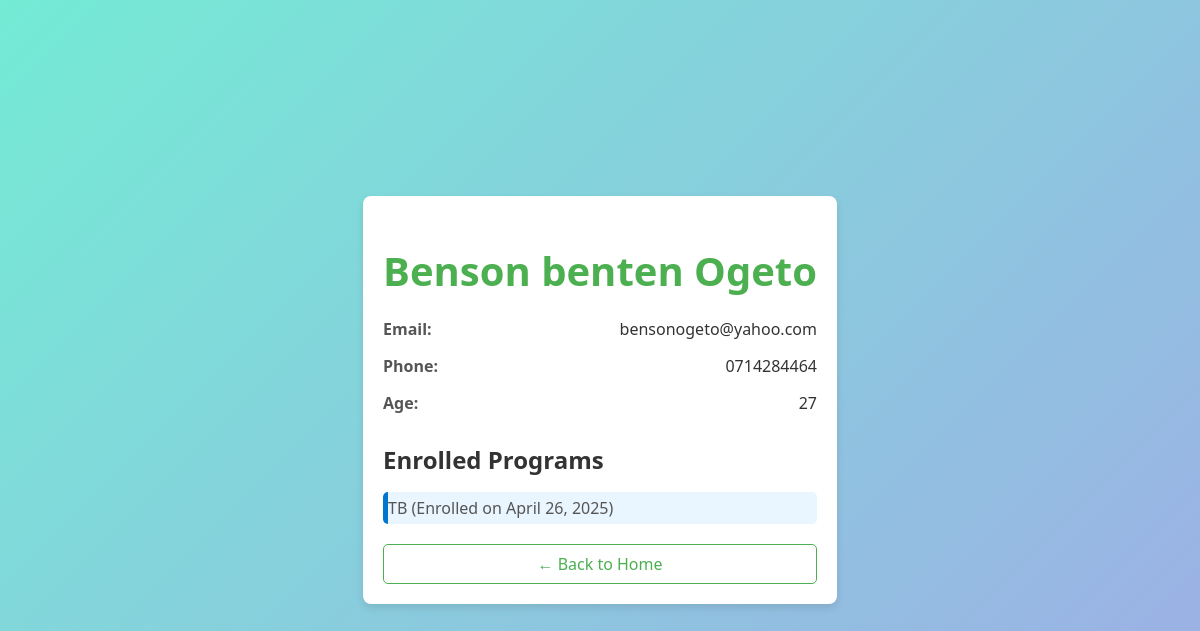
Page /client/2/ on the committed database.
### health_system/models.py (models this page shows, shortened)
class Client(models.Model):
    first_name = models.CharField(max_length=50, blank=True, null=True)
    middle_name = models.CharField(max_length=50, blank=True, null=True)
    last_name = models.CharField(max_length=50, blank=True, null=True)
    age = models.PositiveIntegerField(default=18)
    email = models.EmailField(default="example@example.com", unique=True)
    phone = models.CharField(max_length=20, unique=True)

class Enrollment(models.Model):
    client = models.ForeignKey(Client, on_delete=models.CASCADE)
    program = models.ForeignKey(HealthProgram, on_delete=models.CASCADE)
    date_enrolled = models.DateField(auto_now_add=True)
    class Meta:
        unique_together = ('client', 'program')  # Optional but good!

class HealthProgram(models.Model):
    name = models.CharField(max_length=100)

### health_system/views.py (the view)
# urls.py: path('client/<int:pk>/', views.client_profile, name='client_profile'),
def client_profile(request, pk):
    client = get_object_or_404(Client, pk=pk)
    enrollments = Enrollment.objects.filter(client=client)
    return render(request, 'core/client_profile.html', {'client': client, 'enrollments': enrollments})

### templates/core/client_profile.html (shortened to what this page needs)
{% load static %}
<!DOCTYPE html>
<html lang="en">
<head>
    <link rel="stylesheet" href="{% static 'core/style.css' %}">
</head>
<body>
<div class="profile-container">
    <div class="profile-header">
        <h1>{{ client.first_name }} {% if client.middle_name %}{{ client.middle_name }}{% endif %} {{ client.last_name }}</h1>
    </div>
    <div class="profile-details">
        <div class="profile-item">
            <label>Email:</label>
            <span>{{ client.email|default:"N/A" }}</span>
        </div>
        <div class="profile-item">
            <label>Phone:</label>
            <span>{{ client.phone|default:"N/A" }}</span>
        </div>
        <div class="profile-item">
            <label>Age:</label>
            <span>{{ client.age }}</span>
        </div>
    </div>
    <div class="profile-enrollments">
        <h3>Enrolled Programs</h3>
        <ul>
            {% for enrollment in enrollments %}
                <li>{{ enrollment.program.name }} (Enrolled on {{ enrollment.date_enrolled }})</li>
            {% empty %}
                <li>No programs enrolled yet.</li>
            {% endfor %}
        </ul>
    </div>
    <a class="back-link" href="{% url 'home' %}">← Back to Home</a>
</div>
</body>
</html>

### static/core/style.css (style rules this page uses)
body { font-family: 'Segoe UI', sans-serif; background-color: #f0f2f5; margin: 0; padding: 0; }
ul { list-style: none; padding-left: 0; }
ul li { background: #e9f5ff; margin-bottom: 10px; padding: 10px; border-left: 5px solid #0077cc; border-radius: 5px; }
.back-link { display: inline-block; margin-top: 20px; color: #0077cc; text-decoration: none; }
body { background: linear-gradient(135deg, #74ebd5 0%, #9face6 100%); font-family: 'Segoe UI', sans-serif; display: flex; justify-content: center; align-items: center; height: 100vh; margin: 0; }
.back-link { display: block; text-align: center; margin-top: 15px; color: #555; text-decoration: none; font-size: 14px; }
.back-link { display: inline-block; margin-top: 20px; color: #333; }
body { font-family: 'Arial', sans-serif; background-color: #f4f7fa; margin: 0; padding: 0; color: #333; }
.profile-container { max-width: 800px; margin: 30px auto; padding: 20px; background-color: #ffffff; border-radius: 8px; box-shadow: 0 4px 8px rgba(0, 0, 0, 0.1); }
.profile-details { margin-bottom: 20px; }
.profile-item { display: flex; justify-content: space-between; margin: 10px 0; }
.profile-item label { font-weight: bold; color: #555; }
.profile-item span { font-size: 1rem; color: #333; }
.profile-enrollments h3 { font-size: 1.5rem; color: #333; margin-bottom: 10px; }
.profile-enrollments ul { list-style-type: none; padding-left: 0; }
.profile-enrollments li { padding: 5px 0; font-size: 1rem; color: #555; }
.back-link { display: inline-block; margin-top: 20px; font-size: 1rem; text-decoration: none; color: #4CAF50; padding: 8px 15px; border: 1px solid #4CAF50; border-radius: 5px; transition: background-color 0.3s, color 0.3s; }
.profile-header h1 { font-size: 2.5rem; color: #4CAF50; text-align: center; margin-bottom: 20px; }
label { font-weight: bold; display: block; margin-bottom: 0.3rem; }
.back-link { display: block; margin-top: 1rem; text-align: center; text-decoration: none; color: #007bff; }
label { margin-bottom: 0.2rem; }
body { font-family: 'Segoe UI', sans-serif; background-color: #f4f7fa; margin: 0; padding: 0; color: #333; }
label { font-weight: bold; color: #333; margin-bottom: 5px; }
.back-link { display: block; margin-top: 20px; text-align: center; color: #4CAF50; text-decoration: none; padding: 8px 15px; border: 1px solid #4CAF50; border-radius: 5px; transition: background-color 0.3s, color 0.3s; }

### rows in the picture
Client: first_name "Benson", middle_name "benten", last_name "Ogeto", email "bensonogeto@yahoo.com", phone "0714284464", age "27"
Enrollment: program.name "TB", date_enrolled "April 26, 2025"
